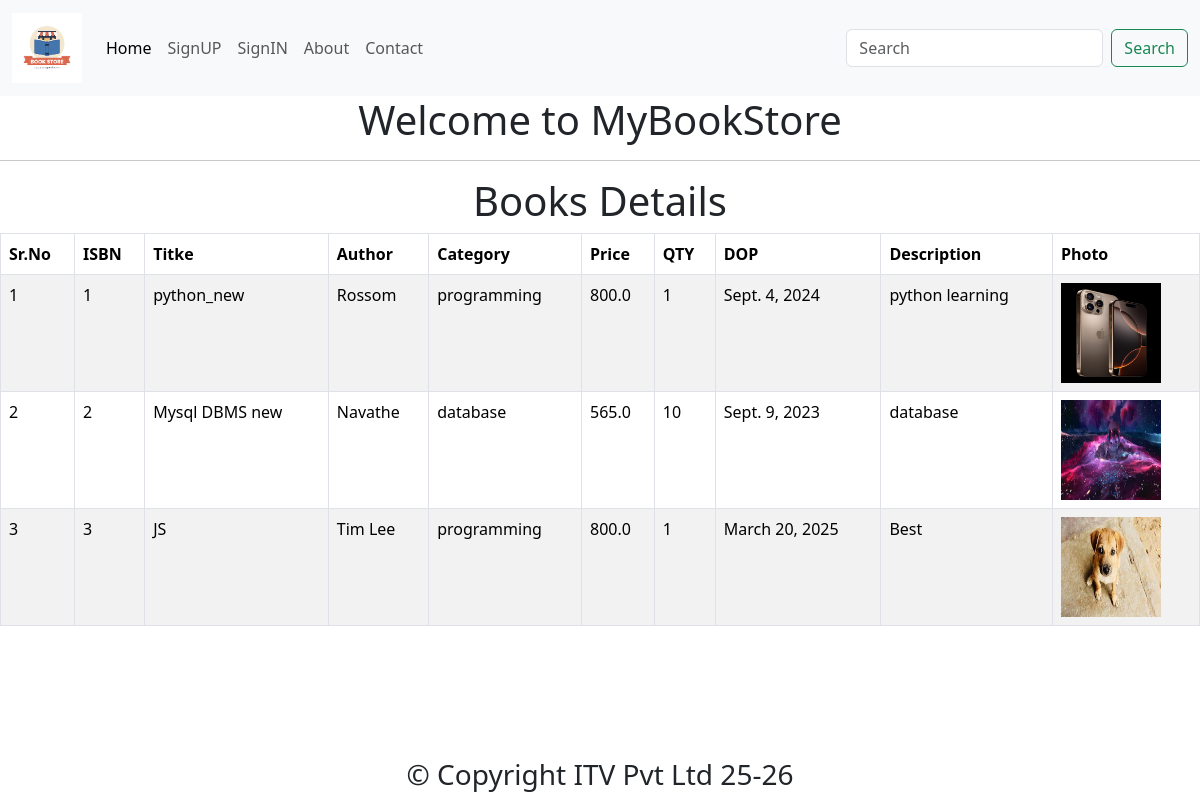
The page / on the database its author committed.
### app/models.py (models this page shows)
class Book(models.Model):
    isbn=models.PositiveIntegerField(primary_key=True)
    title=models.CharField(max_length=20)
    author=models.CharField(max_length=20)
    type=(('programming','programming'),('database','database'))
    category=models.CharField(max_length=50,choices=type)
    price=models.FloatField()
    qty=models.PositiveBigIntegerField(default=1)
    dop=models.DateField()
    description=models.TextField()
    photo=models.ImageField(upload_to='images',null=True,default=None)

### app/views.py (the view)
# urls.py: path('',views.index,name='index'),
def index(req):
    allbooks = Book.objects.all()    #ORM
    print(allbooks)
    myname = "Neel"
    print(datetime.now())
    curdate = (datetime.now())
    hour = datetime.now().hour
    print(hour)
    context = {"myname" : myname, "curdate": curdate, "hour": hour, "allbooks": allbooks}
    return render(req,'index.html', context)

### app/templates/index.html (shortened to what this page needs)
{% extends 'base.html' %}
        {% block body%}
        <center>
            <h1>Welcome to MyBookStore</h1>
            <hr>
             <h1>Books Details</h1>
            <table class="table table-bordered table-striped">
                <thead>
                    <th>Sr.No</th>
                    <th>ISBN</th>
                    <th>Titke</th>
                    <th>Author</th>
                    <th>Category</th>
                    <th>Price</th>
                    <th>QTY</th>
                    <th>DOP</th>
                    <th>Description</th>
                    <th>Photo</th>
                </thead>
                <tbody>
                    {% for x in allbooks%}
                    <tr>
                      <td>{{forloop.counter}}</td>
                      <td>{{x.isbn}}</td>
                      <td>{{x.title}}</td>
                      <td>{{x.author}}</td>
                      <td>{{x.category}}</td>
                      <td>{{x.price}}</td>
                      <td>{{x.qty}}</td>
                      <td>{{x.dop}}</td>
                      <td>{{x.description}}</td>
                      <td>
                        <img src="{{x.photo.url}}" alt="{{x.title}}" width="100px" height="100px">
                      </td>
                    </tr>
                    {% endfor %}
                </tbody>
            </table>
        </center>
        {% endblock %}

### rows shown on the page
Book: isbn "1", title "python_new", author "Rossom", category "programming", price "800.0", qty "1", dop "Sept. 4, 2024", description "python learning", photo (picture)
Book: isbn "2", title "Mysql DBMS new", author "Navathe", category "database", price "565.0", qty "10", dop "Sept. 9, 2023", description "database", photo (picture)
Book: isbn "3", title "JS", author "Tim Lee", category "programming", price "800.0", qty "1", dop "March 20, 2025", description "Best", photo (picture)
